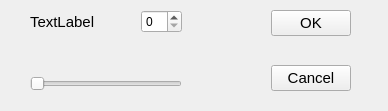
<?xml version="1.0" encoding="UTF-8"?>
<ui version="4.0">
 <class>basic_dialog</class>
 <widget class="QWidget" name="basic_dialog">
  <property name="geometry">
   <rect>
    <x>0</x>
    <y>0</y>
    <width>388</width>
    <height>111</height>
   </rect>
  </property>
  <property name="minimumSize">
   <size>
    <width>388</width>
    <height>111</height>
   </size>
  </property>
  <property name="maximumSize">
   <size>
    <width>388</width>
    <height>111</height>
   </size>
  </property>
  <property name="windowTitle">
   <string>Form</string>
  </property>
  <widget class="QWidget" name="layoutWidget">
   <property name="geometry">
    <rect>
     <x>30</x>
     <y>10</y>
     <width>321</width>
     <height>81</height>
    </rect>
   </property>
   <layout class="QHBoxLayout" name="horizontalLayout_2">
    <item>
     <layout class="QVBoxLayout" name="verticalLayout">
      <item>
       <layout class="QHBoxLayout" name="horizontalLayout">
        <item>
         <widget class="QLabel" name="label">
          <property name="font">
           <font>
            <family>Arial</family>
            <pointsize>11</pointsize>
           </font>
          </property>
          <property name="text">
           <string>TextLabel</string>
          </property>
         </widget>
        </item>
        <item>
         <spacer name="horizontalSpacer">
          <property name="orientation">
           <enum>Qt::Horizontal</enum>
          </property>
          <property name="sizeHint" stdset="0">
           <size>
            <width>40</width>
            <height>20</height>
           </size>
          </property>
         </spacer>
        </item>
        <item>
         <widget class="QSpinBox" name="spinBox">
          <property name="font">
           <font>
            <family>Arial</family>
           </font>
          </property>
         </widget>
        </item>
       </layout>
      </item>
      <item>
       <spacer name="verticalSpacer">
        <property name="orientation">
         <enum>Qt::Vertical</enum>
        </property>
        <property name="sizeHint" stdset="0">
         <size>
          <width>20</width>
          <height>40</height>
         </size>
        </property>
       </spacer>
      </item>
      <item>
       <widget class="QSlider" name="horizontalSlider">
        <property name="orientation">
         <enum>Qt::Horizontal</enum>
        </property>
       </widget>
      </item>
     </layout>
    </item>
    <item>
     <spacer name="horizontalSpacer_2">
      <property name="orientation">
       <enum>Qt::Horizontal</enum>
      </property>
      <property name="sizeHint" stdset="0">
       <size>
        <width>40</width>
        <height>20</height>
       </size>
      </property>
     </spacer>
    </item>
    <item>
     <layout class="QVBoxLayout" name="verticalLayout_2">
      <item>
       <widget class="QPushButton" name="OK">
        <property name="font">
         <font>
          <family>Arial</family>
          <pointsize>11</pointsize>
         </font>
        </property>
        <property name="text">
         <string>OK</string>
        </property>
       </widget>
      </item>
      <item>
       <spacer name="verticalSpacer_2">
        <property name="orientation">
         <enum>Qt::Vertical</enum>
        </property>
        <property name="sizeHint" stdset="0">
         <size>
          <width>20</width>
          <height>40</height>
         </size>
        </property>
       </spacer>
      </item>
      <item>
       <widget class="QPushButton" name="Cancel">
        <property name="font">
         <font>
          <family>Arial</family>
          <pointsize>11</pointsize>
         </font>
        </property>
        <property name="text">
         <string>Cancel</string>
        </property>
       </widget>
      </item>
     </layout>
    </item>
   </layout>
  </widget>
 </widget>
 <resources/>
 <connections>
  <connection>
   <sender>spinBox</sender>
   <signal>valueChanged(int)</signal>
   <receiver>horizontalSlider</receiver>
   <slot>setValue(int)</slot>
   <hints>
    <hint type="sourcelabel">
     <x>168</x>
     <y>28</y>
    </hint>
    <hint type="destinationlabel">
     <x>160</x>
     <y>99</y>
    </hint>
   </hints>
  </connection>
  <connection>
   <sender>horizontalSlider</sender>
   <signal>valueChanged(int)</signal>
   <receiver>spinBox</receiver>
   <slot>setValue(int)</slot>
   <hints>
    <hint type="sourcelabel">
     <x>177</x>
     <y>106</y>
    </hint>
    <hint type="destinationlabel">
     <x>186</x>
     <y>24</y>
    </hint>
   </hints>
  </connection>
 </connections>
</ui>
